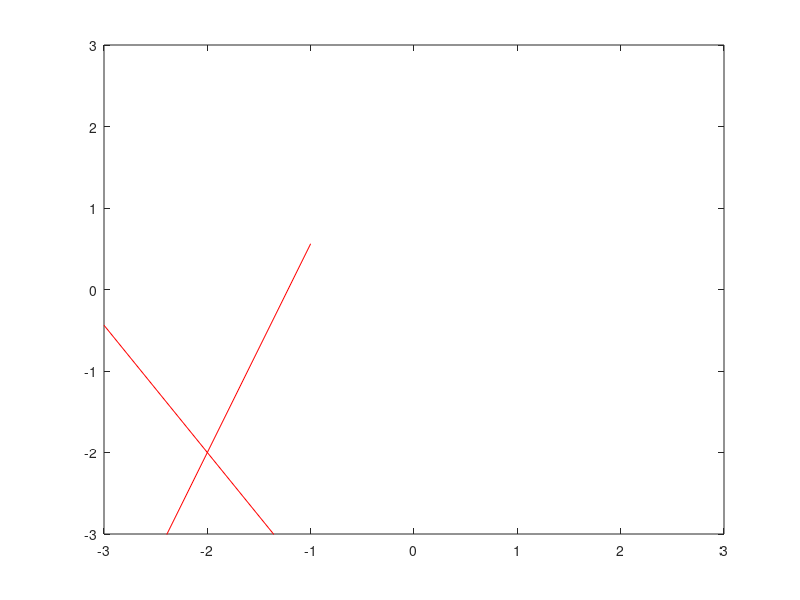

Write the MATLAB code that produced this figure. (Note: this script raises an error after producing the figure.)
close all;
clear;
clc;

xmin = -3;
xmax = 3;

ymin = -3;
ymax = 3;

tstart = 0;
tstop = 10;

resolution = 20;


[XX, YY] = meshgrid(linspace(xmin,xmax,resolution),linspace(ymin,ymax,resolution));
f1 = figure();

% plot eigenvectors
l1 = 0.5*(1 + sqrt(17));
l2 = 0.5*(1 - sqrt(17));

x1 = -2;
y1 = -2;
v1x = [x1-1,y1+1];
v1y = [x1+4/l1,y1-4/l1];
v2x = [x1-1,y1+1];
v2y = [x1+4/l2,y1-4/l2];

plot(v1x,v1y,'r')
hold on
plot(v2x,v2y,'r')
xlim([xmin,xmax]);
ylim([ymin,ymax]);



for i = 1:resolution
    for j = 1:resolution
        x0 = XX(i,j);
        y0 = YY(i,j);

        [t,y] = ode45(@ode_2D,tstart:0.1:tstop,[x0;y0]);

        plot(y(:,1),y(:,2),'--g3');
    end
end

